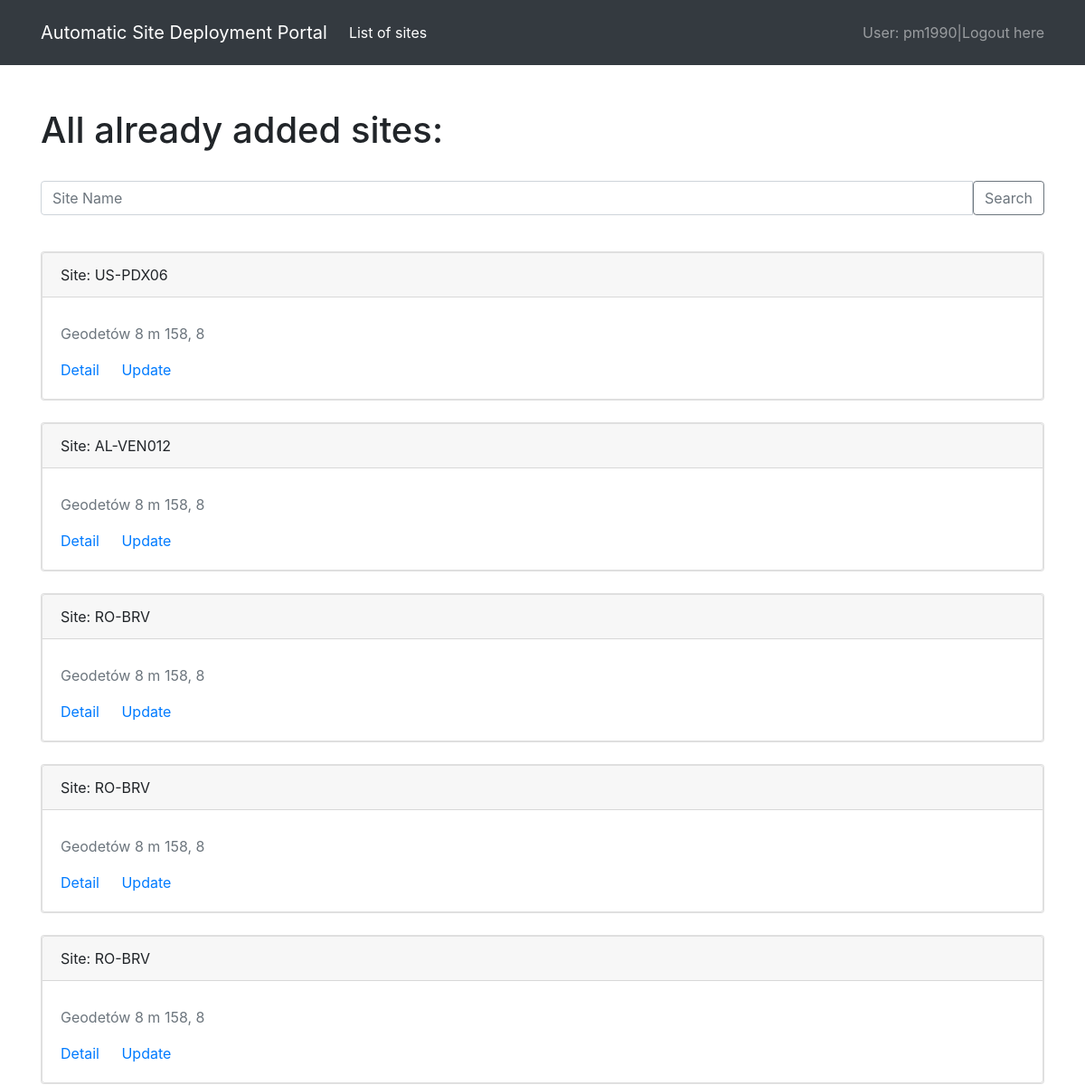
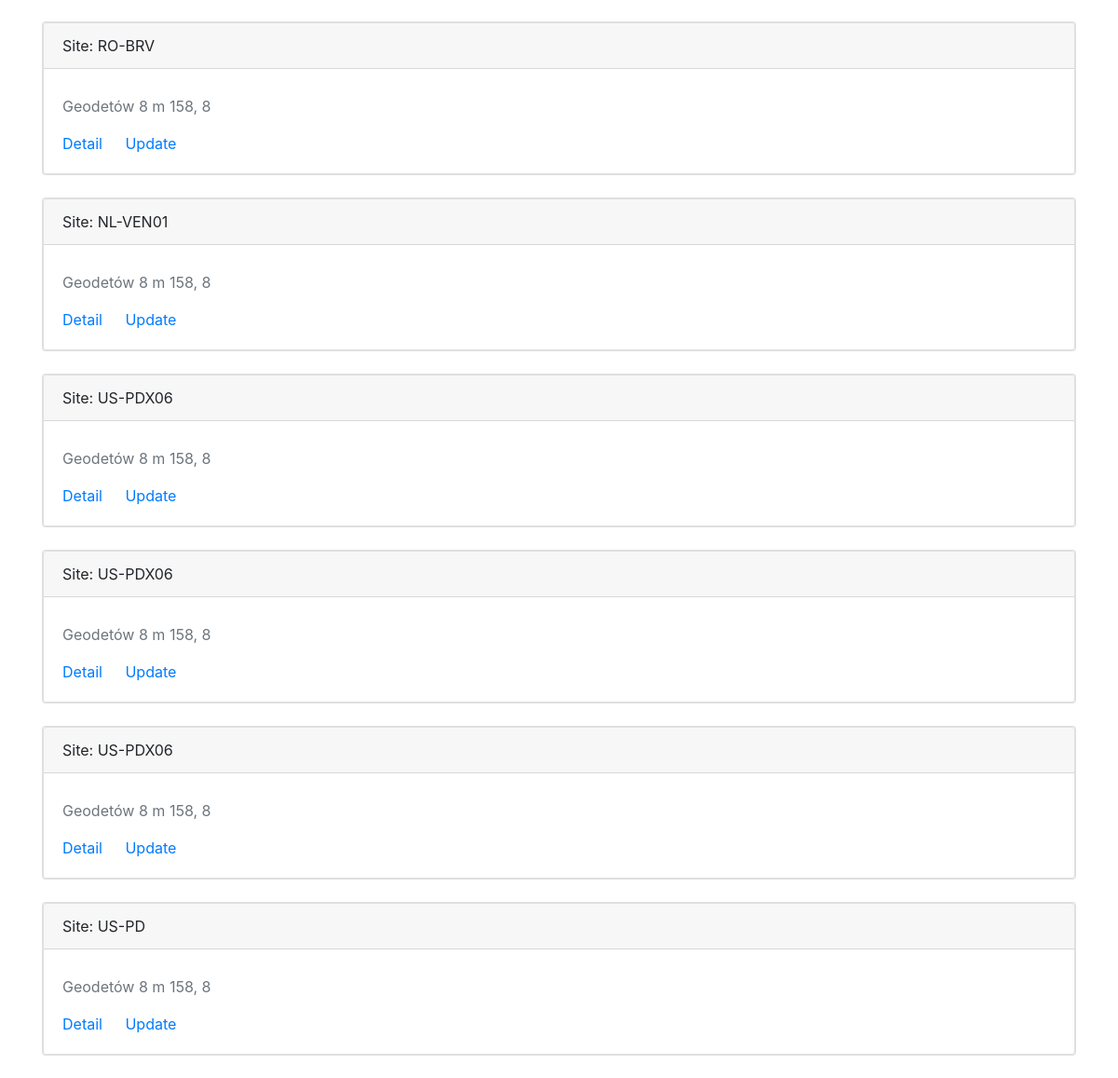
Page /lbe_portal/list/ (signed in) on the committed database (2 pictures, top to bottom).
### lbeportal/models.py (models this page shows, shortened)
class SiteVendor(models.Model):
    site_code = models.CharField(verbose_name="Site Code", max_length=10, help_text='Code requested by Vendor Team')
    delivery_type = models.CharField(choices=DELIVERY_TYPE, verbose_name='Type of delivery', max_length=64)
    address = models.CharField(verbose_name="Site Address", max_length=64)
    bandwidth = models.IntegerField(verbose_name="Bandwidth")
    site_classification = models.CharField(choices=CLASSIFICATION, verbose_name="Site Classification:", max_length=64)
    user = models.ForeignKey(settings.AUTH_USER_MODEL, default=1, on_delete=models.CASCADE)
    def __str__(self):
        return self.site_code
    def get_absolute_url(self):
        return '/lbe_portal/{}'.format(self.pk)

### lbeportal/views.py (the view)
# urls.py: path('list/', SiteVendorListView.as_view(), name='list'),
class SiteVendorListView(ListView):
    template_name = 'sitevendor_list.html'
    paginate_by = 20
    ordering = ['-pk']
    model = SiteVendor
    def get_queryset(self):
        query = self.request.GET.get('query')
        if query:
            object_list = SiteVendor.objects.filter(
                Q(site_code__icontains=query)|
                Q(address__icontains=query)
            ).distinct()
        else:
            object_list = SiteVendor.objects.all()
        return object_list

### templates/sitevendor_list.html (shortened to what this page needs)
{% extends 'base.html' %}
{% block content %}
<div class="container">
<br>
    <h1>All already added sites:</h1>
<br>
        <form method="GET" action="" class="form-group">
            <div class="input-group mb-3">
        <input type="text" class="form-control" name='query' placeholder="Site Name"/>
        <input type="submit" class="btn btn-outline-secondary" value="Search"/>
            </div>
        </form>
<br>
    {% for o in object_list %}
<div class="card ">
        <div class="card" >
            <div class="card-header">Site:  {{ o }}</div>
            <div class="card-body">
                <p class="card-text text-muted">{{ o.address }}</p>
                <a href="{{ o.get_absolute_url }}" class="card-link">Detail</a>
                <a href="{% url 'lbeportal:update' o.pk %}" class="card-link">Update</a>
            </div>
            </div>
        </div>
<br>
    {% endfor %}
</div>
{% endblock %}

### templates/base.html (shortened to what this page needs)
{% load static %}
<html lang="pl">
<head>
    <link rel="stylesheet" href="https://stackpath.bootstrapcdn.com/bootstrap/4.3.1/css/bootstrap.min.css">
</head>
<body>
{% block navbar %}
  <nav class="navbar navbar-expand-lg navbar-dark bg-dark p-3">
    <div class="container">
      <a class="navbar-brand" href="{% url 'lbeportal:main' %}">Automatic Site Deployment Portal</a>
      <div class="collapse navbar-collapse" id="navbarSupportedContent">
        <ul class="navbar-nav mr-auto mt-2 mt-lg-0">
          <li class="nav-item active">
            <a class="nav-link" href="{% url 'lbeportal:list' %}">List of sites</a>
          </li>
        </ul>
          <ul class="nav justify-content-end">
              <li class="nav-item">
                <a class="navbar-text" href="#">User: {{user}}</a>
              </li>
              <li class="nav-item">
                <a class="navbar-text" href="#">    |   </a>
              </li>
              <li class="nav-item">
            {% if user.is_authenticated %}
              <a class="navbar-text" href="/logout">Logout here</a>
            {% else %}
              <a class="navbar-text" href="/login">Login here</a>
            {% endif %}
              </li>
          </ul>
      </div>
      </div>
  </nav>
<br>
  {% endblock %}
    {% block content %}
    {% endblock %}
</body>
</html>

### rows in the picture
SiteVendor: site_code "US-PDX06", address "Geodetów 8 m 158, 8"
SiteVendor: site_code "AL-VEN012", address "Geodetów 8 m 158, 8"
SiteVendor: site_code "RO-BRV", address "Geodetów 8 m 158, 8"
SiteVendor: site_code "RO-BRV", address "Geodetów 8 m 158, 8"
SiteVendor: site_code "RO-BRV", address "Geodetów 8 m 158, 8"
SiteVendor: site_code "RO-BRV", address "Geodetów 8 m 158, 8"
SiteVendor: site_code "NL-VEN01", address "Geodetów 8 m 158, 8"
SiteVendor: site_code "US-PDX06", address "Geodetów 8 m 158, 8"
SiteVendor: site_code "US-PDX06", address "Geodetów 8 m 158, 8"
SiteVendor: site_code "US-PDX06", address "Geodetów 8 m 158, 8"
SiteVendor: site_code "US-PD", address "Geodetów 8 m 158, 8"

### other values in the picture
{{ user }} "pm1990"
